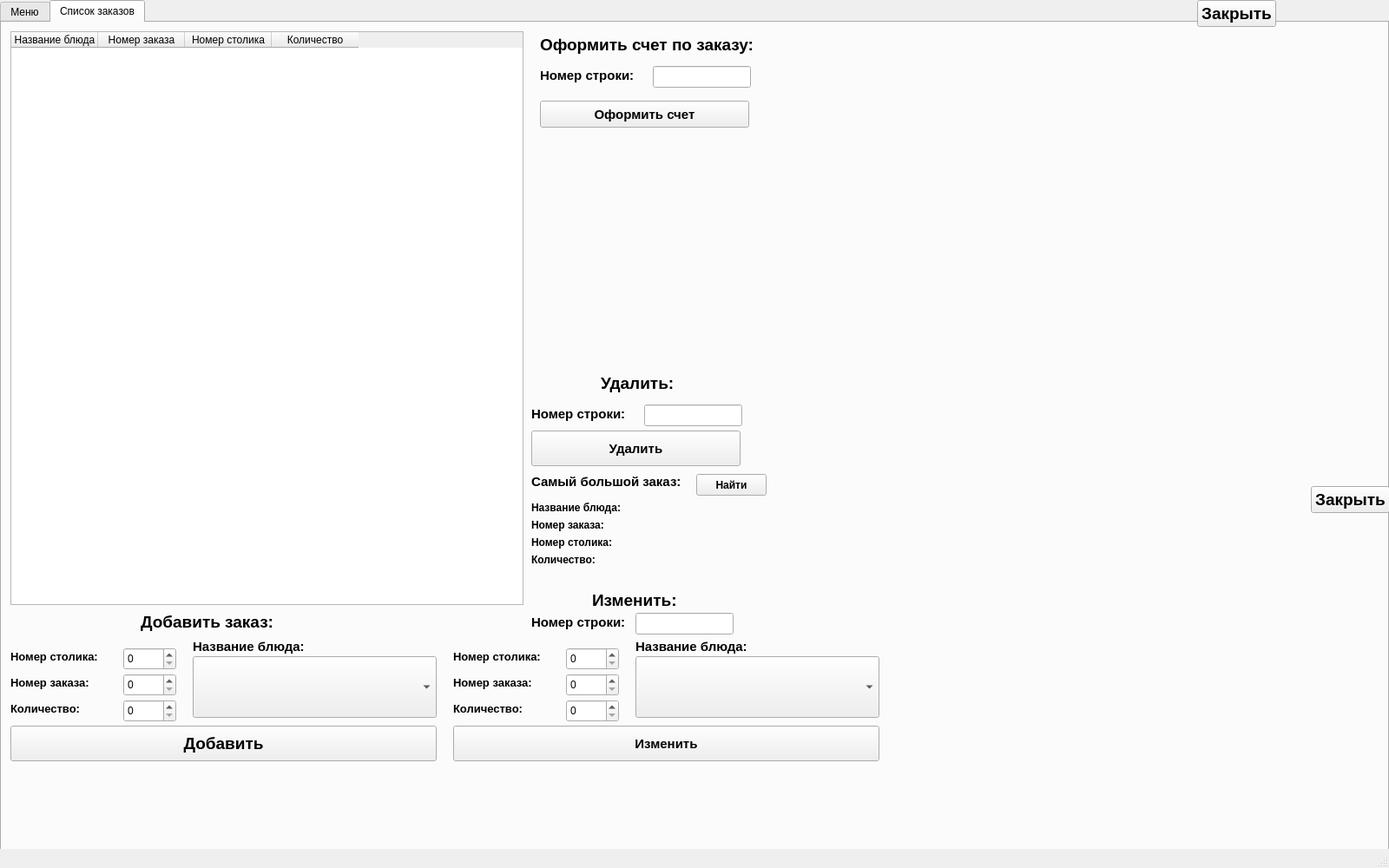
<?xml version="1.0" encoding="UTF-8"?>
<ui version="4.0">
 <class>MainWindow</class>
 <widget class="QMainWindow" name="MainWindow">
  <property name="geometry">
   <rect>
    <x>0</x>
    <y>0</y>
    <width>1600</width>
    <height>1000</height>
   </rect>
  </property>
  <property name="windowTitle">
   <string>MainWindow</string>
  </property>
  <widget class="QWidget" name="centralwidget">
   <widget class="QTabWidget" name="tabWidget">
    <property name="geometry">
     <rect>
      <x>0</x>
      <y>0</y>
      <width>1600</width>
      <height>1000</height>
     </rect>
    </property>
    <property name="currentIndex">
     <number>1</number>
    </property>
    <widget class="QWidget" name="tab">
     <attribute name="title">
      <string>Меню</string>
     </attribute>
     <widget class="QLineEdit" name="lineEdit_2">
      <property name="geometry">
       <rect>
        <x>150</x>
        <y>740</y>
        <width>451</width>
        <height>25</height>
       </rect>
      </property>
     </widget>
     <widget class="QLineEdit" name="lineEdit">
      <property name="geometry">
       <rect>
        <x>150</x>
        <y>710</y>
        <width>211</width>
        <height>25</height>
       </rect>
      </property>
     </widget>
     <widget class="QLabel" name="label_3">
      <property name="geometry">
       <rect>
        <x>20</x>
        <y>770</y>
        <width>121</width>
        <height>21</height>
       </rect>
      </property>
      <property name="font">
       <font>
        <pointsize>10</pointsize>
        <bold>true</bold>
       </font>
      </property>
      <property name="text">
       <string>Цена блюда:</string>
      </property>
     </widget>
     <widget class="QLabel" name="label_2">
      <property name="geometry">
       <rect>
        <x>20</x>
        <y>740</y>
        <width>121</width>
        <height>21</height>
       </rect>
      </property>
      <property name="font">
       <font>
        <pointsize>10</pointsize>
        <bold>true</bold>
       </font>
      </property>
      <property name="text">
       <string>Описание блюда:</string>
      </property>
     </widget>
     <widget class="QSpinBox" name="spinBox">
      <property name="geometry">
       <rect>
        <x>150</x>
        <y>770</y>
        <width>61</width>
        <height>26</height>
       </rect>
      </property>
     </widget>
     <widget class="QLabel" name="label">
      <property name="geometry">
       <rect>
        <x>20</x>
        <y>710</y>
        <width>121</width>
        <height>21</height>
       </rect>
      </property>
      <property name="font">
       <font>
        <pointsize>10</pointsize>
        <bold>true</bold>
       </font>
      </property>
      <property name="text">
       <string>Название блюда:</string>
      </property>
     </widget>
     <widget class="QPushButton" name="pushButton">
      <property name="geometry">
       <rect>
        <x>20</x>
        <y>800</y>
        <width>491</width>
        <height>41</height>
       </rect>
      </property>
      <property name="font">
       <font>
        <pointsize>14</pointsize>
        <bold>true</bold>
       </font>
      </property>
      <property name="text">
       <string>Добавить</string>
      </property>
     </widget>
     <widget class="QTableWidget" name="table">
      <property name="geometry">
       <rect>
        <x>10</x>
        <y>10</y>
        <width>591</width>
        <height>661</height>
       </rect>
      </property>
      <column>
       <property name="text">
        <string>Название блюда</string>
       </property>
      </column>
      <column>
       <property name="text">
        <string>Описание</string>
       </property>
      </column>
      <column>
       <property name="text">
        <string>Цена</string>
       </property>
      </column>
     </widget>
     <widget class="QLabel" name="label_9">
      <property name="geometry">
       <rect>
        <x>100</x>
        <y>680</y>
        <width>351</width>
        <height>21</height>
       </rect>
      </property>
      <property name="font">
       <font>
        <pointsize>14</pointsize>
        <bold>true</bold>
       </font>
      </property>
      <property name="text">
       <string>Добавить блюдо в меню:</string>
      </property>
     </widget>
     <widget class="QPushButton" name="pushButton_5">
      <property name="geometry">
       <rect>
        <x>610</x>
        <y>10</y>
        <width>281</width>
        <height>281</height>
       </rect>
      </property>
      <property name="font">
       <font>
        <pointsize>14</pointsize>
        <bold>true</bold>
       </font>
      </property>
      <property name="text">
       <string>Сортировать по цене</string>
      </property>
     </widget>
     <widget class="QLabel" name="label_21">
      <property name="geometry">
       <rect>
        <x>620</x>
        <y>340</y>
        <width>131</width>
        <height>21</height>
       </rect>
      </property>
      <property name="font">
       <font>
        <pointsize>11</pointsize>
        <bold>true</bold>
       </font>
      </property>
      <property name="text">
       <string>Номер меню:</string>
      </property>
     </widget>
     <widget class="QLineEdit" name="lineEdit_5">
      <property name="geometry">
       <rect>
        <x>750</x>
        <y>340</y>
        <width>113</width>
        <height>25</height>
       </rect>
      </property>
     </widget>
     <widget class="QPushButton" name="pushButton_7">
      <property name="geometry">
       <rect>
        <x>620</x>
        <y>370</y>
        <width>241</width>
        <height>41</height>
       </rect>
      </property>
      <property name="font">
       <font>
        <pointsize>11</pointsize>
        <bold>true</bold>
       </font>
      </property>
      <property name="text">
       <string>Удалить</string>
      </property>
     </widget>
     <widget class="QLabel" name="label_22">
      <property name="geometry">
       <rect>
        <x>700</x>
        <y>300</y>
        <width>101</width>
        <height>31</height>
       </rect>
      </property>
      <property name="font">
       <font>
        <pointsize>14</pointsize>
        <bold>true</bold>
       </font>
      </property>
      <property name="text">
       <string>Удалить: </string>
      </property>
     </widget>
     <widget class="QLabel" name="label_23">
      <property name="geometry">
       <rect>
        <x>910</x>
        <y>10</y>
        <width>541</width>
        <height>121</height>
       </rect>
      </property>
      <property name="font">
       <font>
        <pointsize>16</pointsize>
        <bold>true</bold>
       </font>
      </property>
      <property name="text">
       <string/>
      </property>
     </widget>
     <widget class="QLineEdit" name="lineEdit_7">
      <property name="geometry">
       <rect>
        <x>820</x>
        <y>680</y>
        <width>113</width>
        <height>25</height>
       </rect>
      </property>
     </widget>
     <widget class="QPushButton" name="pushButton_9">
      <property name="geometry">
       <rect>
        <x>610</x>
        <y>800</y>
        <width>491</width>
        <height>41</height>
       </rect>
      </property>
      <property name="font">
       <font>
        <pointsize>11</pointsize>
        <bold>true</bold>
       </font>
      </property>
      <property name="text">
       <string>Изменить</string>
      </property>
     </widget>
     <widget class="QLabel" name="label_30">
      <property name="geometry">
       <rect>
        <x>770</x>
        <y>640</y>
        <width>121</width>
        <height>31</height>
       </rect>
      </property>
      <property name="font">
       <font>
        <pointsize>14</pointsize>
        <bold>true</bold>
       </font>
      </property>
      <property name="text">
       <string>Изменить:</string>
      </property>
     </widget>
     <widget class="QLabel" name="label_34">
      <property name="geometry">
       <rect>
        <x>700</x>
        <y>680</y>
        <width>131</width>
        <height>21</height>
       </rect>
      </property>
      <property name="font">
       <font>
        <pointsize>11</pointsize>
        <bold>true</bold>
       </font>
      </property>
      <property name="text">
       <string>Номер меню:</string>
      </property>
     </widget>
     <widget class="QLineEdit" name="lineEdit_8">
      <property name="geometry">
       <rect>
        <x>740</x>
        <y>710</y>
        <width>211</width>
        <height>25</height>
       </rect>
      </property>
     </widget>
     <widget class="QSpinBox" name="spinBox_8">
      <property name="geometry">
       <rect>
        <x>740</x>
        <y>770</y>
        <width>61</width>
        <height>26</height>
       </rect>
      </property>
     </widget>
     <widget class="QLineEdit" name="lineEdit_9">
      <property name="geometry">
       <rect>
        <x>740</x>
        <y>740</y>
        <width>451</width>
        <height>25</height>
       </rect>
      </property>
     </widget>
     <widget class="QLabel" name="label_31">
      <property name="geometry">
       <rect>
        <x>610</x>
        <y>740</y>
        <width>121</width>
        <height>21</height>
       </rect>
      </property>
      <property name="font">
       <font>
        <pointsize>10</pointsize>
        <bold>true</bold>
       </font>
      </property>
      <property name="text">
       <string>Описание блюда:</string>
      </property>
     </widget>
     <widget class="QLabel" name="label_32">
      <property name="geometry">
       <rect>
        <x>610</x>
        <y>710</y>
        <width>121</width>
        <height>21</height>
       </rect>
      </property>
      <property name="font">
       <font>
        <pointsize>10</pointsize>
        <bold>true</bold>
       </font>
      </property>
      <property name="text">
       <string>Название блюда:</string>
      </property>
     </widget>
     <widget class="QLabel" name="label_33">
      <property name="geometry">
       <rect>
        <x>610</x>
        <y>770</y>
        <width>121</width>
        <height>21</height>
       </rect>
      </property>
      <property name="font">
       <font>
        <pointsize>10</pointsize>
        <bold>true</bold>
       </font>
      </property>
      <property name="text">
       <string>Цена блюда:</string>
      </property>
     </widget>
    </widget>
    <widget class="QWidget" name="tab_2">
     <attribute name="title">
      <string>Список заказов</string>
     </attribute>
     <widget class="QLabel" name="label_4">
      <property name="geometry">
       <rect>
        <x>10</x>
        <y>780</y>
        <width>121</width>
        <height>21</height>
       </rect>
      </property>
      <property name="font">
       <font>
        <pointsize>10</pointsize>
        <bold>true</bold>
       </font>
      </property>
      <property name="text">
       <string>Количество:</string>
      </property>
     </widget>
     <widget class="QLabel" name="label_5">
      <property name="geometry">
       <rect>
        <x>10</x>
        <y>750</y>
        <width>121</width>
        <height>21</height>
       </rect>
      </property>
      <property name="font">
       <font>
        <pointsize>10</pointsize>
        <bold>true</bold>
       </font>
      </property>
      <property name="text">
       <string>Номер заказа:</string>
      </property>
     </widget>
     <widget class="QSpinBox" name="spinBox_2">
      <property name="geometry">
       <rect>
        <x>140</x>
        <y>720</y>
        <width>61</width>
        <height>26</height>
       </rect>
      </property>
     </widget>
     <widget class="QLabel" name="label_6">
      <property name="geometry">
       <rect>
        <x>10</x>
        <y>720</y>
        <width>121</width>
        <height>21</height>
       </rect>
      </property>
      <property name="font">
       <font>
        <pointsize>10</pointsize>
        <bold>true</bold>
       </font>
      </property>
      <property name="text">
       <string>Номер столика:</string>
      </property>
     </widget>
     <widget class="QPushButton" name="pushButton_3">
      <property name="geometry">
       <rect>
        <x>10</x>
        <y>810</y>
        <width>491</width>
        <height>41</height>
       </rect>
      </property>
      <property name="font">
       <font>
        <pointsize>14</pointsize>
        <bold>true</bold>
       </font>
      </property>
      <property name="text">
       <string>Добавить</string>
      </property>
     </widget>
     <widget class="QSpinBox" name="spinBox_3">
      <property name="geometry">
       <rect>
        <x>140</x>
        <y>750</y>
        <width>61</width>
        <height>26</height>
       </rect>
      </property>
     </widget>
     <widget class="QSpinBox" name="spinBox_4">
      <property name="geometry">
       <rect>
        <x>140</x>
        <y>780</y>
        <width>61</width>
        <height>26</height>
       </rect>
      </property>
     </widget>
     <widget class="QLabel" name="label_7">
      <property name="geometry">
       <rect>
        <x>220</x>
        <y>710</y>
        <width>211</width>
        <height>17</height>
       </rect>
      </property>
      <property name="font">
       <font>
        <pointsize>11</pointsize>
        <bold>true</bold>
       </font>
      </property>
      <property name="text">
       <string>Название блюда:</string>
      </property>
     </widget>
     <widget class="QComboBox" name="box">
      <property name="geometry">
       <rect>
        <x>220</x>
        <y>730</y>
        <width>281</width>
        <height>71</height>
       </rect>
      </property>
     </widget>
     <widget class="QTableWidget" name="table_2">
      <property name="geometry">
       <rect>
        <x>10</x>
        <y>10</y>
        <width>591</width>
        <height>661</height>
       </rect>
      </property>
      <column>
       <property name="text">
        <string>Название блюда</string>
       </property>
      </column>
      <column>
       <property name="text">
        <string>Номер заказа</string>
       </property>
      </column>
      <column>
       <property name="text">
        <string>Номер столика</string>
       </property>
      </column>
      <column>
       <property name="text">
        <string>Количество</string>
       </property>
      </column>
     </widget>
     <widget class="QLabel" name="label_8">
      <property name="geometry">
       <rect>
        <x>160</x>
        <y>680</y>
        <width>191</width>
        <height>21</height>
       </rect>
      </property>
      <property name="font">
       <font>
        <pointsize>14</pointsize>
        <bold>true</bold>
       </font>
      </property>
      <property name="text">
       <string>Добавить заказ:</string>
      </property>
     </widget>
     <widget class="QLabel" name="label_10">
      <property name="geometry">
       <rect>
        <x>620</x>
        <y>10</y>
        <width>261</width>
        <height>31</height>
       </rect>
      </property>
      <property name="font">
       <font>
        <pointsize>14</pointsize>
        <bold>true</bold>
       </font>
      </property>
      <property name="text">
       <string>Оформить счет по заказу:</string>
      </property>
     </widget>
     <widget class="QLineEdit" name="lineEdit_3">
      <property name="geometry">
       <rect>
        <x>750</x>
        <y>50</y>
        <width>113</width>
        <height>25</height>
       </rect>
      </property>
     </widget>
     <widget class="QLabel" name="label_11">
      <property name="geometry">
       <rect>
        <x>620</x>
        <y>50</y>
        <width>131</width>
        <height>21</height>
       </rect>
      </property>
      <property name="font">
       <font>
        <pointsize>11</pointsize>
        <bold>true</bold>
       </font>
      </property>
      <property name="text">
       <string>Номер строки:</string>
      </property>
     </widget>
     <widget class="QPushButton" name="pushButton_4">
      <property name="geometry">
       <rect>
        <x>620</x>
        <y>90</y>
        <width>241</width>
        <height>31</height>
       </rect>
      </property>
      <property name="font">
       <font>
        <pointsize>11</pointsize>
        <bold>true</bold>
       </font>
      </property>
      <property name="text">
       <string>Оформить счет</string>
      </property>
     </widget>
     <widget class="QLabel" name="label_12">
      <property name="geometry">
       <rect>
        <x>620</x>
        <y>130</y>
        <width>251</width>
        <height>31</height>
       </rect>
      </property>
      <property name="font">
       <font>
        <pointsize>10</pointsize>
        <bold>true</bold>
       </font>
      </property>
      <property name="text">
       <string/>
      </property>
     </widget>
     <widget class="QLabel" name="label_13">
      <property name="geometry">
       <rect>
        <x>620</x>
        <y>170</y>
        <width>251</width>
        <height>31</height>
       </rect>
      </property>
      <property name="font">
       <font>
        <pointsize>10</pointsize>
        <bold>true</bold>
       </font>
      </property>
      <property name="text">
       <string/>
      </property>
     </widget>
     <widget class="QLabel" name="label_14">
      <property name="geometry">
       <rect>
        <x>620</x>
        <y>210</y>
        <width>251</width>
        <height>31</height>
       </rect>
      </property>
      <property name="font">
       <font>
        <pointsize>10</pointsize>
        <bold>true</bold>
       </font>
      </property>
      <property name="text">
       <string/>
      </property>
     </widget>
     <widget class="QLabel" name="label_15">
      <property name="geometry">
       <rect>
        <x>620</x>
        <y>250</y>
        <width>251</width>
        <height>31</height>
       </rect>
      </property>
      <property name="font">
       <font>
        <pointsize>10</pointsize>
        <bold>true</bold>
       </font>
      </property>
      <property name="text">
       <string/>
      </property>
     </widget>
     <widget class="QLabel" name="label_16">
      <property name="geometry">
       <rect>
        <x>620</x>
        <y>290</y>
        <width>251</width>
        <height>31</height>
       </rect>
      </property>
      <property name="font">
       <font>
        <pointsize>10</pointsize>
        <bold>true</bold>
       </font>
      </property>
      <property name="text">
       <string/>
      </property>
     </widget>
     <widget class="QLabel" name="label_18">
      <property name="geometry">
       <rect>
        <x>910</x>
        <y>16</y>
        <width>461</width>
        <height>81</height>
       </rect>
      </property>
      <property name="font">
       <font>
        <pointsize>20</pointsize>
        <bold>true</bold>
       </font>
      </property>
      <property name="text">
       <string/>
      </property>
     </widget>
     <widget class="QLabel" name="label_17">
      <property name="geometry">
       <rect>
        <x>620</x>
        <y>330</y>
        <width>251</width>
        <height>31</height>
       </rect>
      </property>
      <property name="font">
       <font>
        <pointsize>10</pointsize>
        <bold>true</bold>
       </font>
      </property>
      <property name="text">
       <string/>
      </property>
     </widget>
     <widget class="QLabel" name="label_19">
      <property name="geometry">
       <rect>
        <x>690</x>
        <y>400</y>
        <width>101</width>
        <height>31</height>
       </rect>
      </property>
      <property name="font">
       <font>
        <pointsize>14</pointsize>
        <bold>true</bold>
       </font>
      </property>
      <property name="text">
       <string>Удалить: </string>
      </property>
     </widget>
     <widget class="QLineEdit" name="lineEdit_4">
      <property name="geometry">
       <rect>
        <x>740</x>
        <y>440</y>
        <width>113</width>
        <height>25</height>
       </rect>
      </property>
     </widget>
     <widget class="QLabel" name="label_20">
      <property name="geometry">
       <rect>
        <x>610</x>
        <y>440</y>
        <width>131</width>
        <height>21</height>
       </rect>
      </property>
      <property name="font">
       <font>
        <pointsize>11</pointsize>
        <bold>true</bold>
       </font>
      </property>
      <property name="text">
       <string>Номер строки:</string>
      </property>
     </widget>
     <widget class="QPushButton" name="pushButton_6">
      <property name="geometry">
       <rect>
        <x>610</x>
        <y>470</y>
        <width>241</width>
        <height>41</height>
       </rect>
      </property>
      <property name="font">
       <font>
        <pointsize>11</pointsize>
        <bold>true</bold>
       </font>
      </property>
      <property name="text">
       <string>Удалить</string>
      </property>
     </widget>
     <widget class="QLabel" name="label_24">
      <property name="geometry">
       <rect>
        <x>610</x>
        <y>680</y>
        <width>131</width>
        <height>21</height>
       </rect>
      </property>
      <property name="font">
       <font>
        <pointsize>11</pointsize>
        <bold>true</bold>
       </font>
      </property>
      <property name="text">
       <string>Номер строки:</string>
      </property>
     </widget>
     <widget class="QLineEdit" name="lineEdit_6">
      <property name="geometry">
       <rect>
        <x>730</x>
        <y>680</y>
        <width>113</width>
        <height>25</height>
       </rect>
      </property>
     </widget>
     <widget class="QPushButton" name="pushButton_8">
      <property name="geometry">
       <rect>
        <x>520</x>
        <y>810</y>
        <width>491</width>
        <height>41</height>
       </rect>
      </property>
      <property name="font">
       <font>
        <pointsize>11</pointsize>
        <bold>true</bold>
       </font>
      </property>
      <property name="text">
       <string>Изменить</string>
      </property>
     </widget>
     <widget class="QLabel" name="label_25">
      <property name="geometry">
       <rect>
        <x>680</x>
        <y>650</y>
        <width>121</width>
        <height>31</height>
       </rect>
      </property>
      <property name="font">
       <font>
        <pointsize>14</pointsize>
        <bold>true</bold>
       </font>
      </property>
      <property name="text">
       <string>Изменить:</string>
      </property>
     </widget>
     <widget class="QLabel" name="label_26">
      <property name="geometry">
       <rect>
        <x>520</x>
        <y>720</y>
        <width>121</width>
        <height>21</height>
       </rect>
      </property>
      <property name="font">
       <font>
        <pointsize>10</pointsize>
        <bold>true</bold>
       </font>
      </property>
      <property name="text">
       <string>Номер столика:</string>
      </property>
     </widget>
     <widget class="QComboBox" name="box_2">
      <property name="geometry">
       <rect>
        <x>730</x>
        <y>730</y>
        <width>281</width>
        <height>71</height>
       </rect>
      </property>
     </widget>
     <widget class="QLabel" name="label_27">
      <property name="geometry">
       <rect>
        <x>520</x>
        <y>780</y>
        <width>121</width>
        <height>21</height>
       </rect>
      </property>
      <property name="font">
       <font>
        <pointsize>10</pointsize>
        <bold>true</bold>
       </font>
      </property>
      <property name="text">
       <string>Количество:</string>
      </property>
     </widget>
     <widget class="QLabel" name="label_28">
      <property name="geometry">
       <rect>
        <x>520</x>
        <y>750</y>
        <width>121</width>
        <height>21</height>
       </rect>
      </property>
      <property name="font">
       <font>
        <pointsize>10</pointsize>
        <bold>true</bold>
       </font>
      </property>
      <property name="text">
       <string>Номер заказа:</string>
      </property>
     </widget>
     <widget class="QLabel" name="label_29">
      <property name="geometry">
       <rect>
        <x>730</x>
        <y>710</y>
        <width>211</width>
        <height>17</height>
       </rect>
      </property>
      <property name="font">
       <font>
        <pointsize>11</pointsize>
        <bold>true</bold>
       </font>
      </property>
      <property name="text">
       <string>Название блюда:</string>
      </property>
     </widget>
     <widget class="QSpinBox" name="spinBox_5">
      <property name="geometry">
       <rect>
        <x>650</x>
        <y>750</y>
        <width>61</width>
        <height>26</height>
       </rect>
      </property>
     </widget>
     <widget class="QSpinBox" name="spinBox_6">
      <property name="geometry">
       <rect>
        <x>650</x>
        <y>780</y>
        <width>61</width>
        <height>26</height>
       </rect>
      </property>
     </widget>
     <widget class="QSpinBox" name="spinBox_7">
      <property name="geometry">
       <rect>
        <x>650</x>
        <y>720</y>
        <width>61</width>
        <height>26</height>
       </rect>
      </property>
     </widget>
     <widget class="QLabel" name="label_35">
      <property name="geometry">
       <rect>
        <x>610</x>
        <y>520</y>
        <width>181</width>
        <height>17</height>
       </rect>
      </property>
      <property name="font">
       <font>
        <pointsize>11</pointsize>
        <bold>true</bold>
       </font>
      </property>
      <property name="text">
       <string>Самый большой заказ:</string>
      </property>
     </widget>
     <widget class="QLabel" name="label_36">
      <property name="geometry">
       <rect>
        <x>610</x>
        <y>550</y>
        <width>271</width>
        <height>17</height>
       </rect>
      </property>
      <property name="font">
       <font>
        <bold>true</bold>
       </font>
      </property>
      <property name="text">
       <string>Название блюда:</string>
      </property>
     </widget>
     <widget class="QLabel" name="label_37">
      <property name="geometry">
       <rect>
        <x>610</x>
        <y>570</y>
        <width>271</width>
        <height>17</height>
       </rect>
      </property>
      <property name="font">
       <font>
        <bold>true</bold>
       </font>
      </property>
      <property name="text">
       <string>Номер заказа:</string>
      </property>
     </widget>
     <widget class="QLabel" name="label_38">
      <property name="geometry">
       <rect>
        <x>610</x>
        <y>590</y>
        <width>271</width>
        <height>17</height>
       </rect>
      </property>
      <property name="font">
       <font>
        <bold>true</bold>
       </font>
      </property>
      <property name="text">
       <string>Номер столика:</string>
      </property>
     </widget>
     <widget class="QLabel" name="label_39">
      <property name="geometry">
       <rect>
        <x>610</x>
        <y>610</y>
        <width>271</width>
        <height>17</height>
       </rect>
      </property>
      <property name="font">
       <font>
        <bold>true</bold>
       </font>
      </property>
      <property name="text">
       <string>Количество:</string>
      </property>
     </widget>
     <widget class="QPushButton" name="pushButton_10">
      <property name="geometry">
       <rect>
        <x>800</x>
        <y>520</y>
        <width>81</width>
        <height>25</height>
       </rect>
      </property>
      <property name="font">
       <font>
        <bold>true</bold>
       </font>
      </property>
      <property name="text">
       <string>Найти</string>
      </property>
     </widget>
    </widget>
   </widget>
   <widget class="QPushButton" name="pushButton_2">
    <property name="geometry">
     <rect>
      <x>1379</x>
      <y>0</y>
      <width>91</width>
      <height>31</height>
     </rect>
    </property>
    <property name="font">
     <font>
      <pointsize>14</pointsize>
      <bold>true</bold>
     </font>
    </property>
    <property name="text">
     <string>Закрыть</string>
    </property>
   </widget>
   <widget class="QPushButton" name="pushButton_11">
    <property name="geometry">
     <rect>
      <x>1510</x>
      <y>560</y>
      <width>91</width>
      <height>31</height>
     </rect>
    </property>
    <property name="font">
     <font>
      <pointsize>14</pointsize>
      <bold>true</bold>
     </font>
    </property>
    <property name="text">
     <string>Закрыть</string>
    </property>
   </widget>
  </widget>
  <widget class="QStatusBar" name="statusbar"/>
 </widget>
 <resources/>
 <connections/>
</ui>
